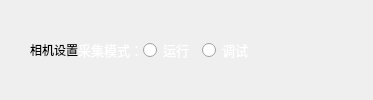
    <widget class="QWidget" name="widget_title" native="true">
     <property name="sizePolicy">
      <sizepolicy hsizetype="Preferred" vsizetype="Fixed">
       <horstretch>0</horstretch>
       <verstretch>0</verstretch>
      </sizepolicy>
     </property>
     <property name="minimumSize">
      <size>
       <width>100</width>
       <height>33</height>
      </size>
     </property>
     <layout class="QHBoxLayout" name="horizontalLayout_11">
      <property name="spacing">
       <number>0</number>
      </property>
      <property name="leftMargin">
       <number>0</number>
      </property>
      <property name="topMargin">
       <number>0</number>
      </property>
      <property name="rightMargin">
       <number>0</number>
      </property>
      <property name="bottomMargin">
       <number>0</number>
      </property>
      <item>
       <widget class="QLabel" name="lab_Ico">
        <property name="sizePolicy">
         <sizepolicy hsizetype="Minimum" vsizetype="Preferred">
          <horstretch>0</horstretch>
          <verstretch>0</verstretch>
         </sizepolicy>
        </property>
        <property name="minimumSize">
         <size>
          <width>30</width>
          <height>0</height>
         </size>
        </property>
        <property name="text">
         <string/>
        </property>
        <property name="alignment">
         <set>Qt::AlignCenter</set>
        </property>
       </widget>
      </item>
      <item>
       <widget class="QLabel" name="lab_Title">
        <property name="sizePolicy">
         <sizepolicy hsizetype="Expanding" vsizetype="Preferred">
          <horstretch>0</horstretch>
          <verstretch>0</verstretch>
         </sizepolicy>
        </property>
        <property name="styleSheet">
         <string notr="true">font: 10pt &quot;微软雅黑&quot;;</string>
        </property>
        <property name="text">
         <string>相机设置</string>
        </property>
        <property name="alignment">
         <set>Qt::AlignLeading|Qt::AlignLeft|Qt::AlignVCenter</set>
        </property>
       </widget>
      </item>
      <item>
       <widget class="QLabel" name="label_6">
        <property name="font">
         <font>
          <family>微软雅黑</family>
          <pointsize>10</pointsize>
         </font>
        </property>
        <property name="styleSheet">
         <string notr="true">color: rgb(255, 255, 255);</string>
        </property>
        <property name="text">
         <string>采集模式：</string>
        </property>
       </widget>
      </item>
      <item>
       <widget class="QWidget" name="widget_menu_2" native="true">
        <property name="sizePolicy">
         <sizepolicy hsizetype="Minimum" vsizetype="Preferred">
          <horstretch>0</horstretch>
          <verstretch>0</verstretch>
         </sizepolicy>
        </property>
        <layout class="QHBoxLayout" name="horizontalLayout_17">
         <property name="spacing">
          <number>0</number>
         </property>
         <property name="leftMargin">
          <number>0</number>
         </property>
         <property name="topMargin">
          <number>0</number>
         </property>
         <property name="rightMargin">
          <number>0</number>
         </property>
         <property name="bottomMargin">
          <number>0</number>
         </property>
         <item>
          <widget class="QRadioButton" name="radioButton_RunModel">
           <property name="font">
            <font>
             <family>微软雅黑</family>
             <pointsize>10</pointsize>
            </font>
           </property>
           <property name="styleSheet">
            <string notr="true">color: rgb(255, 255, 255);</string>
           </property>
           <property name="text">
            <string>运行</string>
           </property>
          </widget>
         </item>
         <item>
          <spacer name="horizontalSpacer_9">
           <property name="orientation">
            <enum>Qt::Horizontal</enum>
           </property>
           <property name="sizeType">
            <enum>QSizePolicy::Fixed</enum>
           </property>
           <property name="sizeHint" stdset="0">
            <size>
             <width>8</width>
             <height>20</height>
            </size>
           </property>
          </spacer>
         </item>
         <item>
          <widget class="QRadioButton" name="radioButton_TestModel">
           <property name="font">
            <font>
             <family>微软雅黑</family>
             <pointsize>10</pointsize>
            </font>
           </property>
           <property name="styleSheet">
            <string notr="true">color: rgb(255, 255, 255);</string>
           </property>
           <property name="text">
            <string>调试</string>
           </property>
          </widget>
         </item>
        </layout>
       </widget>
      </item>
      <item>
       <widget class="QWidget" name="widget_menu" native="true">
        <property name="sizePolicy">
         <sizepolicy hsizetype="Minimum" vsizetype="Preferred">
          <horstretch>0</horstretch>
          <verstretch>0</verstretch>
         </sizepolicy>
        </property>
        <layout class="QHBoxLayout" name="horizontalLayout_12">
         <property name="spacing">
          <number>0</number>
         </property>
         <property name="leftMargin">
          <number>0</number>
         </property>
         <property name="topMargin">
          <number>0</number>
         </property>
         <property name="rightMargin">
          <number>0</number>
         </property>
         <property name="bottomMargin">
          <number>0</number>
         </property>
         <item>
          <widget class="QPushButton" name="btnMenu_Min">
           <property name="sizePolicy">
            <sizepolicy hsizetype="Minimum" vsizetype="Expanding">
             <horstretch>0</horstretch>
             <verstretch>0</verstretch>
            </sizepolicy>
           </property>
           <property name="minimumSize">
            <size>
             <width>31</width>
             <height>0</height>
            </size>
           </property>
           <property name="cursor">
            <cursorShape>ArrowCursor</cursorShape>
           </property>
           <property name="focusPolicy">
            <enum>Qt::NoFocus</enum>
           </property>
           <property name="toolTip">
            <string>最小化</string>
           </property>
           <property name="text">
            <string/>
           </property>
           <property name="flat">
            <bool>true</bool>
           </property>
          </widget>
         </item>
         <item>
          <widget class="QPushButton" name="btnMenu_Max">
           <property name="sizePolicy">
            <sizepolicy hsizetype="Minimum" vsizetype="Expanding">
             <horstretch>0</horstretch>
             <verstretch>0</verstretch>
            </sizepolicy>
           </property>
           <property name="minimumSize">
            <size>
             <width>31</width>
             <height>0</height>
            </size>
           </property>
           <property name="cursor">
            <cursorShape>ArrowCursor</cursorShape>
           </property>
           <property name="focusPolicy">
            <enum>Qt::NoFocus</enum>
           </property>
           <property name="toolTip">
            <string>最大化</string>
           </property>
           <property name="text">
            <string/>
           </property>
           <property name="flat">
            <bool>true</bool>
           </property>
          </widget>
         </item>
         <item>
          <widget class="QPushButton" name="btnMenu_Close">
           <property name="sizePolicy">
            <sizepolicy hsizetype="Minimum" vsizetype="Expanding">
             <horstretch>0</horstretch>
             <verstretch>0</verstretch>
            </sizepolicy>
           </property>
           <property name="minimumSize">
            <size>
             <width>40</width>
             <height>0</height>
            </size>
           </property>
           <property name="cursor">
            <cursorShape>ArrowCursor</cursorShape>
           </property>
           <property name="focusPolicy">
            <enum>Qt::NoFocus</enum>
           </property>
           <property name="toolTip">
            <string>关闭</string>
           </property>
           <property name="text">
            <string/>
           </property>
           <property name="flat">
            <bool>true</bool>
           </property>
          </widget>
         </item>
        </layout>
       </widget>
      </item>
     </layout>
    </widget>
